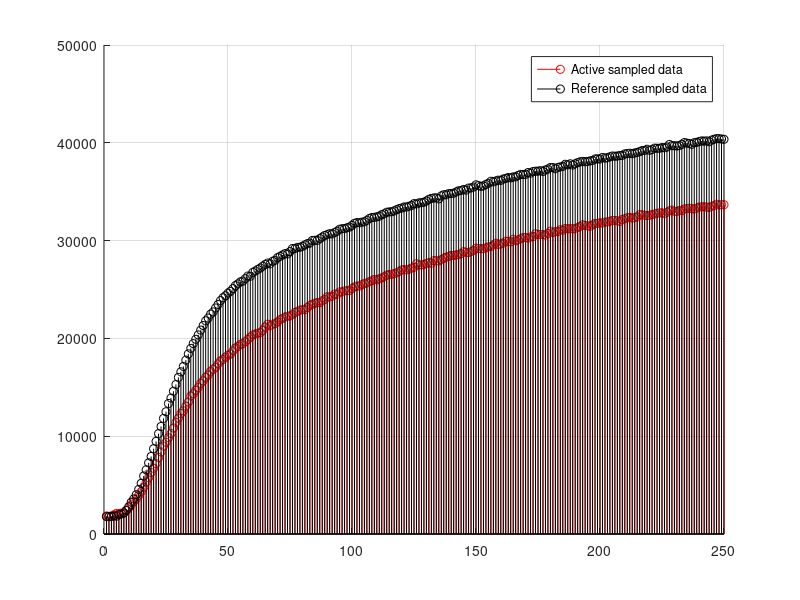
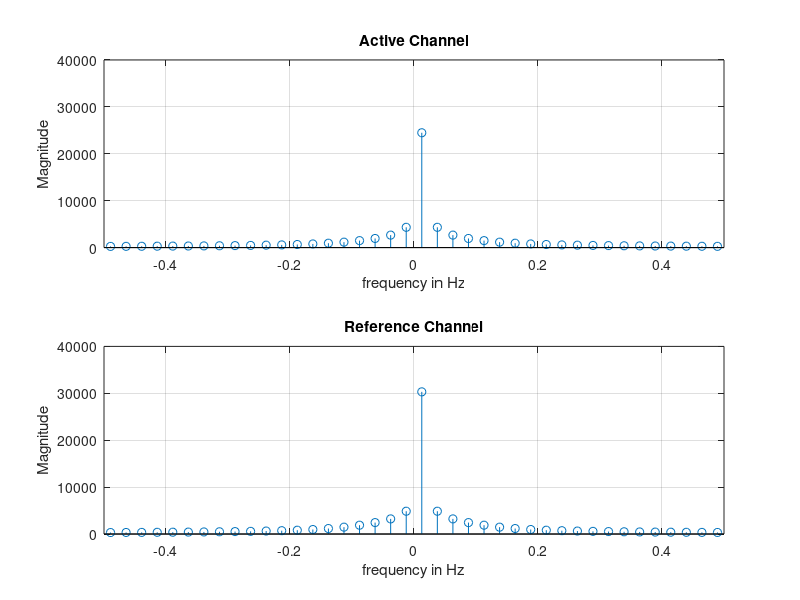

The MATLAB source for these figures, in order:
clear all;
close all;
clc;
active_data= [1849
1757
1845
1960
2103
2075
2135
2165
2412
2666
2985
3299
3589
3948
4328
4778
5313
5761
6285
6719
7186
7812
8392
8997
9381
9846
10268
10835
11421
11848
12313
12597
13073
13493
14114
14335
14694
14975
15398
15654
16030
16258
16627
16845
17036
17396
17715
17846
18090
18272
18398
18722
19017
19161
19390
19464
19675
19881
20132
20349
20454
20527
20583
20808
21165
21450
21294
21441
21519
21683
21913
22036
22188
22269
22295
22425
22655
22770
22883
22937
22941
23155
23377
23494
23595
23662
23658
23845
23989
24252
24245
24302
24533
24505
24751
24758
24863
24879
24902
25096
25265
25354
25350
25491
25628
25662
25804
25889
26024
25984
26088
26185
26305
26469
26530
26562
26632
26706
26838
27000
27033
27003
27071
27188
27263
27633
27511
27518
27560
27667
27747
27689
27952
27941
27930
28041
28206
28305
28368
28490
28481
28539
28566
28668
28867
28807
28784
28870
28995
29221
29187
29180
29177
29260
29358
29400
29563
29732
29602
29664
29740
29939
29919
29879
30127
29982
30086
30181
30310
30308
30256
30376
30414
30699
30626
30629
30617
30563
30728
30964
30818
30917
30919
31109
31063
31229
31199
31224
31208
31209
31340
31450
31614
31542
31504
31462
31612
31758
31759
31825
31794
31889
31908
31976
32060
32053
32019
31962
32165
32238
32330
32366
32296
32365
32413
32649
32638
32581
32574
32592
32661
32715
32794
32827
32840
32748
32891
33046
33122
32996
32991
33086
33056
33234
33273
33304
33262
33233
33326
33429
33442
33464
33423
33397
33520
33577
33720
33635
33671
33666
];
reference_data=[1781
1797
1786
1862
1820
1971
2049
2149
2420
2785
3254
3591
4014
4561
5185
5934
6563
7275
7927
8718
9473
10258
10996
11819
12500
13347
13900
14598
15284
16013
16581
17135
17780
18417
18981
19467
19908
20355
20849
21314
21797
22080
22479
22705
23112
23466
23866
24165
24363
24633
24813
25093
25400
25572
25786
25856
26113
26375
26359
26754
26886
27051
27193
27383
27563
27704
27632
27888
27987
28258
28390
28530
28672
28639
28874
29195
29189
29306
29322
29412
29559
29689
29744
30014
30035
30021
30200
30358
30533
30607
30708
30684
30825
30956
31160
31215
31229
31315
31381
31555
31762
31848
31824
31887
31925
32075
32256
32360
32378
32434
32494
32655
32745
32902
32932
32955
33038
33158
33271
33327
33436
33438
33518
33591
33781
33751
33858
33877
33927
34047
34220
34311
34364
34374
34272
34571
34692
34685
34804
34813
34848
34975
35094
35131
35230
35163
35374
35382
35474
35704
35623
35543
35600
35746
35855
36069
36009
36102
36180
36160
36297
36361
36449
36417
36510
36519
36659
36770
36751
36777
36958
36897
37062
37100
37098
37152
37070
37221
37312
37473
37467
37348
37486
37537
37592
37804
37750
37854
37728
37856
37970
38063
38099
38069
38097
38150
38187
38344
38363
38346
38500
38431
38476
38572
38650
38629
38647
38700
38717
38864
38901
38935
38885
38964
39017
39097
39209
39218
39342
39232
39310
39453
39445
39440
39511
39492
39570
39828
39708
39706
39677
39717
39840
40025
39969
39932
39845
40015
40045
40131
40193
40173
40195
40113
40276
40364
40427
40423
40388
40358
];
active_data=active_data';
reference_data=reference_data';
x=active_data;
delta=160e-3;
fs=1/delta;
X=1/length(x)*fft(x,size(x,2));
Xa=abs(X);
fx=linspace(-fs/2,fs/2,length(X));
grid on;
% [freqx ampx]=ginput
value_active=max(Xa)

y=reference_data;
delta=160e-3;
fs=1/delta;
Y=1/length(y)*fft(y,size(y,2));
Ya=abs(Y);
fy=linspace(-fs/2,fs/2,length(Y));
value_ref=max(Ya)


hold on;
stem(x,'r');
stem (y,'k');
legend('Active sampled data','Reference sampled data');

figure;
subplot(211);
stem(fx,fftshift(Xa));
title('Active Channel');
xlabel('frequency in Hz');
ylabel('Magnitude')
axis([-0.5 0.5 0 4e4])
grid on;
% [freqx ampx]=ginput

subplot(212);
stem(fy,fftshift(Ya));
title('Reference Channel');
xlabel('frequency in Hz');
ylabel('Magnitude')
axis([-0.5 0.5 0 4e4])
grid on;
% [freqy ampy]=ginput

